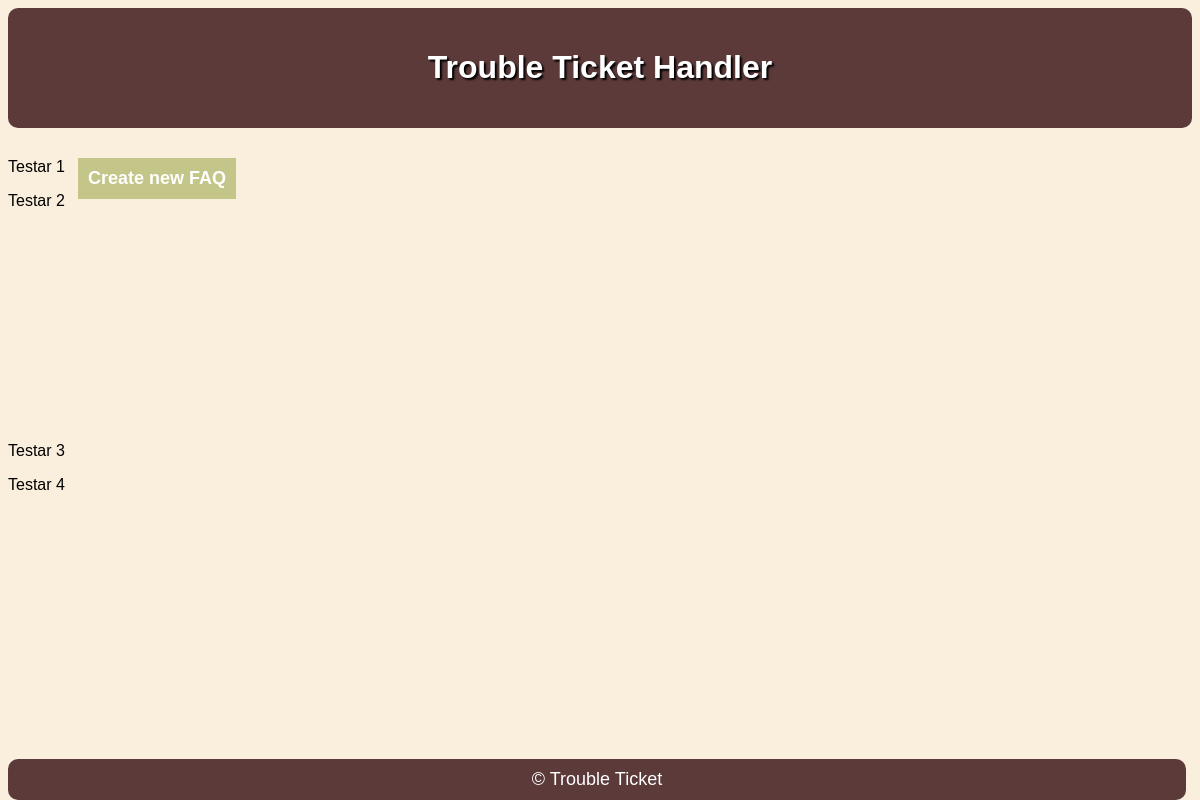
The app's page /faq.php (signed in), older data.
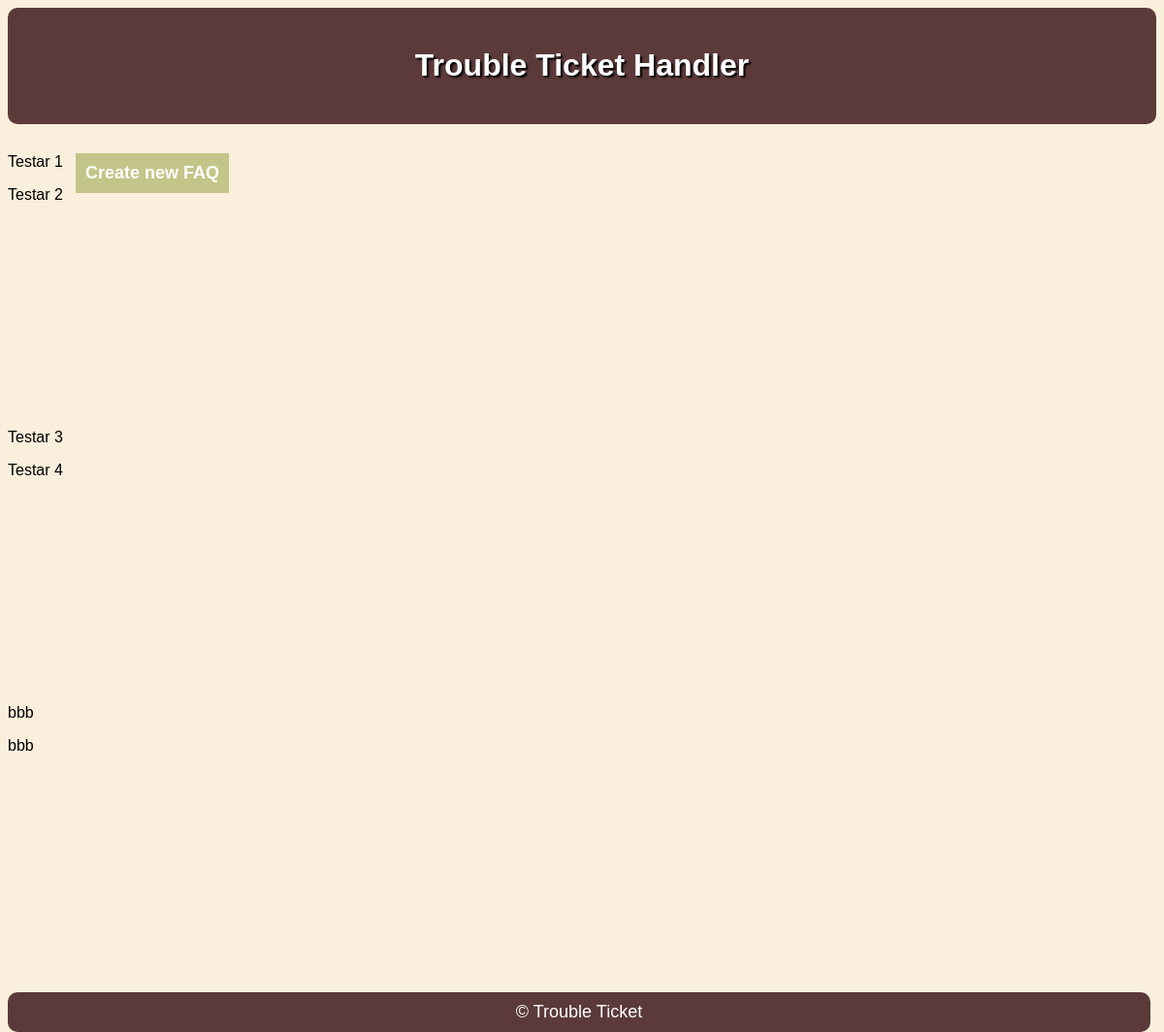
The same page, newer data.
### tables this page shows
CREATE TABLE faq (
  id INTEGER PRIMARY KEY AUTOINCREMENT,
  question TEXT NOT NULL,
  answer TEXT NOT NULL
);

### faq.php (the view, shortened to what this page needs)
<?php
$db = getDataBaseConnection();
$stmt = $db->prepare("SELECT * FROM user WHERE id = :id");
$stmt->bindParam(':id', $_SESSION['user_id']);
$stmt->execute();
$user = $stmt->fetch();
$stmt = $db->prepare("SELECT * FROM faq");
$stmt->execute();
$faq = $stmt->fetchAll();
?>
<!DOCTYPE html>
<html lang="en-US">
  <head>
    <link rel="stylesheet" href="style2.css">
  </head>
  <header>
    <?php  if ($user['status'] == 'Admin'): ?>
        <h1><a href="admin.php">Trouble Ticket Handler</a></h1>
    <?php  elseif ($user['status'] == 'Agent'): ?>
        <h1><a href="agent.php">Trouble Ticket Handler</a></h1>
    <?php else: ?>
        <h1><a href="main.php">Trouble Ticket Handler</a></h1>
    <?php endif; ?>
  </header>
  <a href="#" class = "a-prof" onclick="showFormFaq()">Create new FAQ</a>
  <?php foreach ($faq as $f): ?>
  <div id="faq" style = "padding-bottom: 200px">
    <p id = "question"><?= $f['question'] ?></h2>
    <p id = "answer" ><?= $f['answer'] ?></p>
  </div>
  <?php endforeach; ?>
  <footer>
    &copy; Trouble Ticket
  </footer>
</html>

### style2.css (style rules this page uses)
header { background-color: rgb(92, 58, 58); color: #fff; padding: 20px; text-align: center; margin-bottom: 30px; border-radius: 10px; text-shadow: black 2px 2px 2px; }
h1 a { color: white; margin: 20px; }
a { color: rgb(92, 58, 58); text-decoration: none; }
footer { position: fixed; bottom: 0; width: 96.5%; border-radius: 10px; text-align: center; background-color: rgb(92, 58, 58); color: #fff; padding: 10px; margin-top: 30px; font-size: 18px; }
.a-prof { position: absolute; background-color:rgba(144, 158, 54, 0.5); padding: 10px; margin-left: 70px; display: inline-block; font-size: 18px; font-weight: bold; color: white; box-sizing: content-box; margin-bottom: 20px; }

Row changes from the older to the newer data that the page shows:
added faq: question "bbb", answer "bbb"
